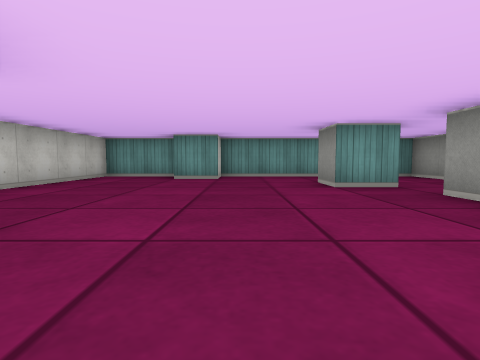
view 1 (above)

16 first-person views from a walk through a cub3D level. The camera is about half as high as the walls, tilts 4° down and sees 80° across. The floor is counted in squares. Each view is taken from the middle of a square. On the plan, view 1 faces up. The plan holds only what a view shows up to about 9 squares ahead; the rest is blank. The place goes on beyond the plan.

view 2
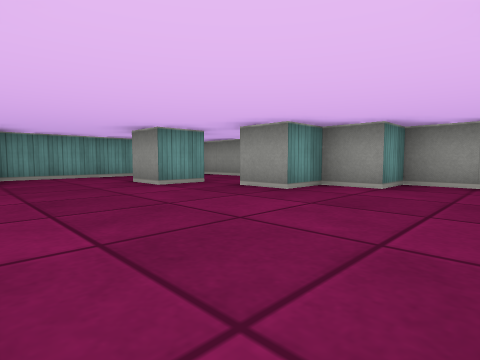

view 3
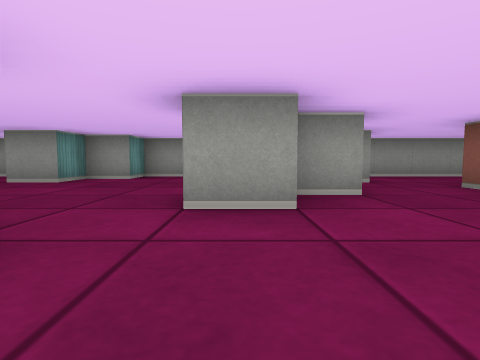

view 4
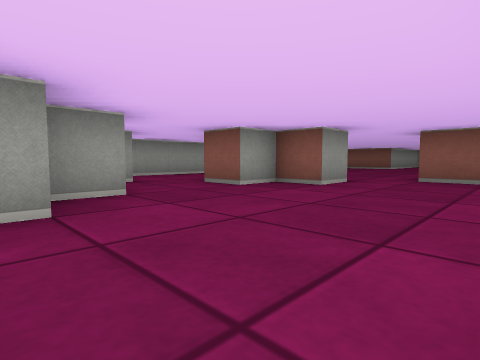

view 5
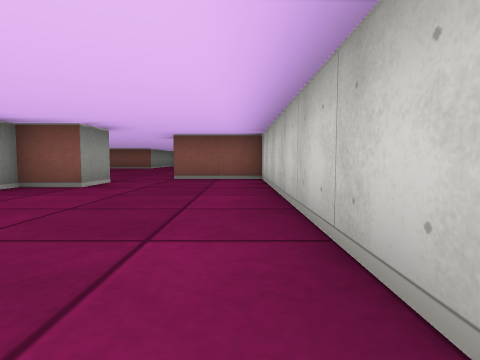

view 6
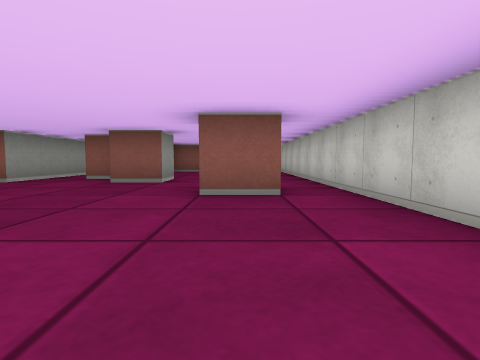

view 7
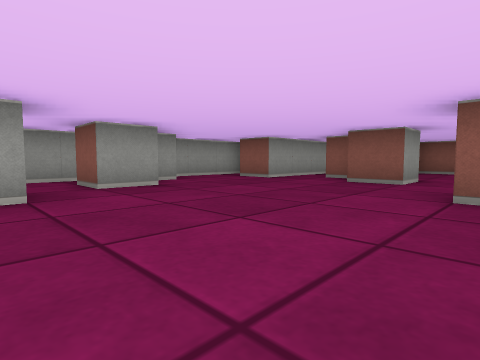

view 8
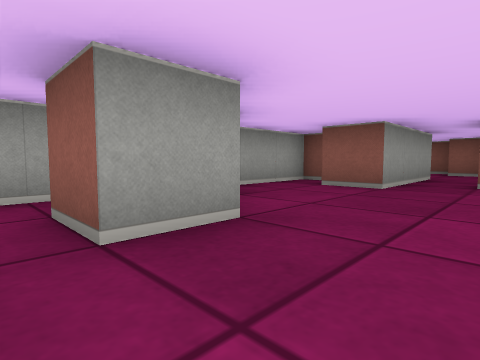

view 9
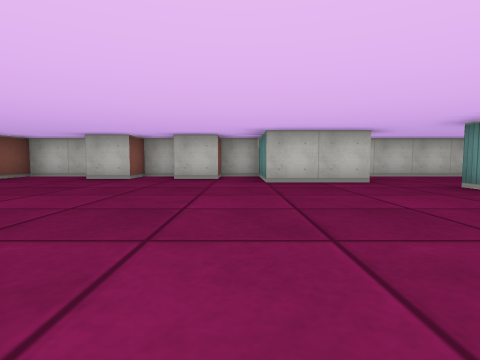

view 10
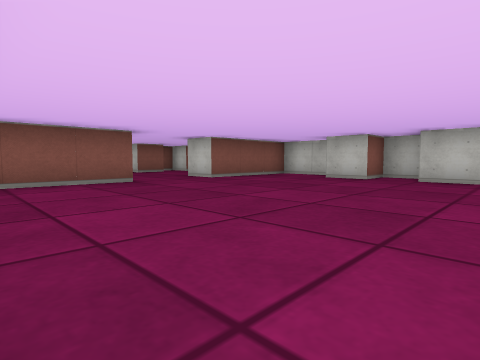

view 11
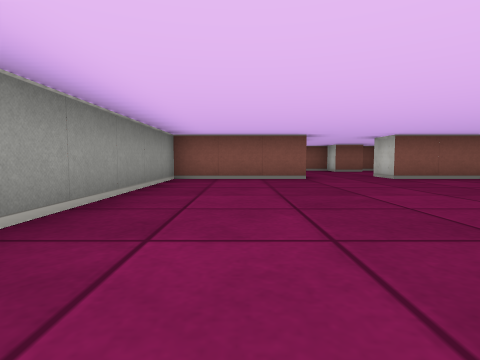

view 12
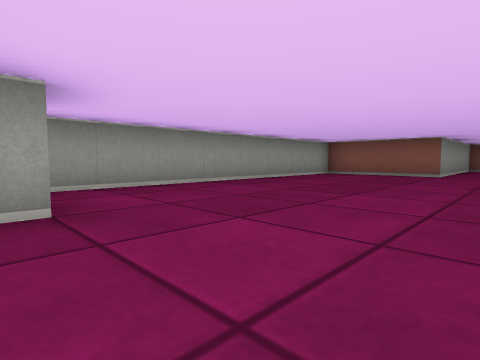

view 13
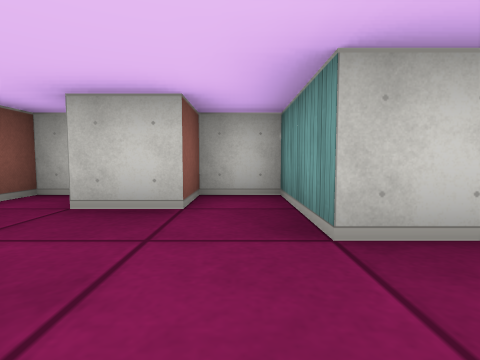

view 14
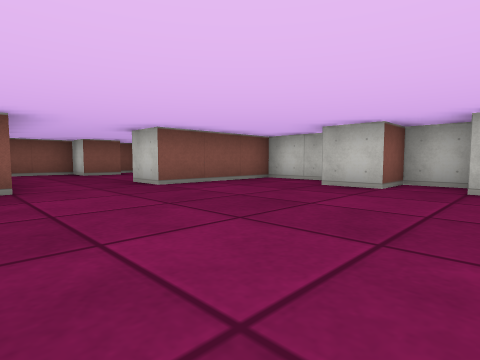

view 15
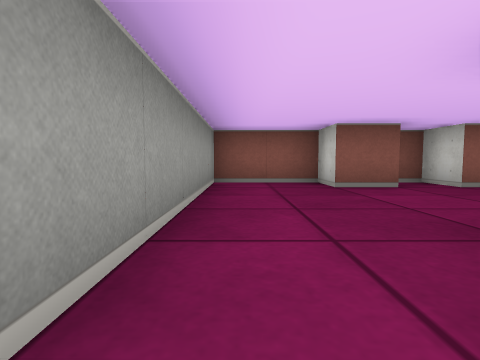

view 16
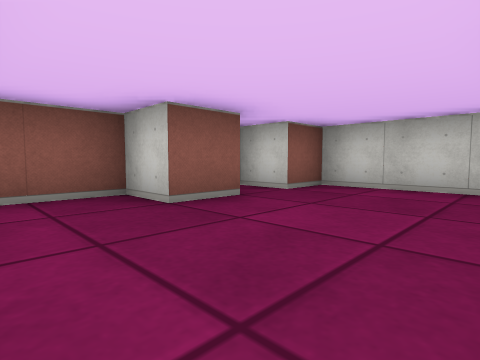

### Floor plan
Ten units are one square. View 1 is at (0, 0); x grows to the right and y downward. Boxes are objects, and circles mark ways between rooms. Rooms are numbered by the first view taken in them; rooms with no view inside come last. Other rooms are left out.
<svg viewBox="-40 -80 90 290">
<path fill="none" stroke="#000" d="M-25 -15 -15 -15M-5 16 -5 5 5 5M9 15 15 15M5 26 5 16M26 -45 15 -45 15 -55M40 15 45 15 45 -15 35 -15 35 -25 25 -25 25 -35 35 -35M45 -31 45 -75 41 -75M25 36 25 5 35 5M-16 -75 -35 -75 -35 75 -15 75M18 55 25 55M25 -75 -5 -75 -5 -65 -15 -65M-5 66 -5 55 5 55 5 45 15 45M26 65 31 65M45 76 45 44M-35 115 -35 125 -25 125 -25 135M15 165 15 155 45 155 45 76M25 76 25 71M-35 140 -35 155 -5 155 -5 165M-15 75 -15 95 -35 95 -35 105 -25 105 -25 115M-16 195 -5 195 -5 205 15 205 15 165M-35 174 -35 195 -25 195 -25 205 -20 205"/>
<circle cx="-10" cy="70" r="3" fill="#2a7"/>
<circle cx="40" cy="80" r="3" fill="#2a7"/>
<circle cx="5" cy="160" r="3" fill="#2a7"/>
<text x="0" y="-10">1</text>
<text x="10" y="120">2</text>
<text x="-10" y="180">3</text>
</svg>
Room 1 opens to room 2. Room 2 opens to room 3.

Where each view was taken, in squares from view 1:
view 1: 0 up, 0 right, facing up
view 2: 0 up, 1 left, facing up-right
view 3: 1 down, 3 left, facing right
view 4: 1 down, 3 left, facing down-right
view 5: 1 down, 3 left, facing down
view 6: 5 up, 2 left, facing down
view 7: 5 up, 2 left, facing down-right
view 8: 4 up, 1 right, facing down-right
view 9: 10 down, 4 right, facing left
view 10: 10 down, 4 right, facing down-left
view 11: 9 down, 3 right, facing down
view 12: 7 down, 0 right, facing down-right
view 13: 10 down, 0 right, facing left
view 14: 11 down, 2 right, facing down-left
view 15: 15 down, 1 right, facing down
view 16: 17 down, 1 right, facing down-left
